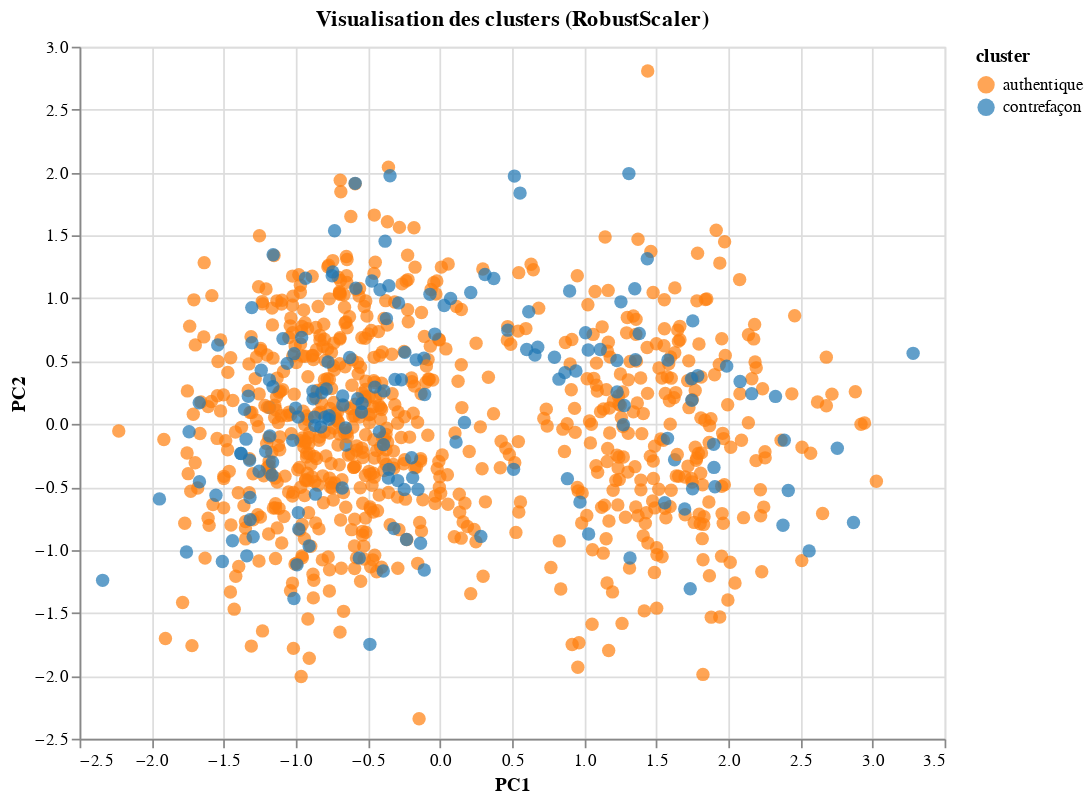
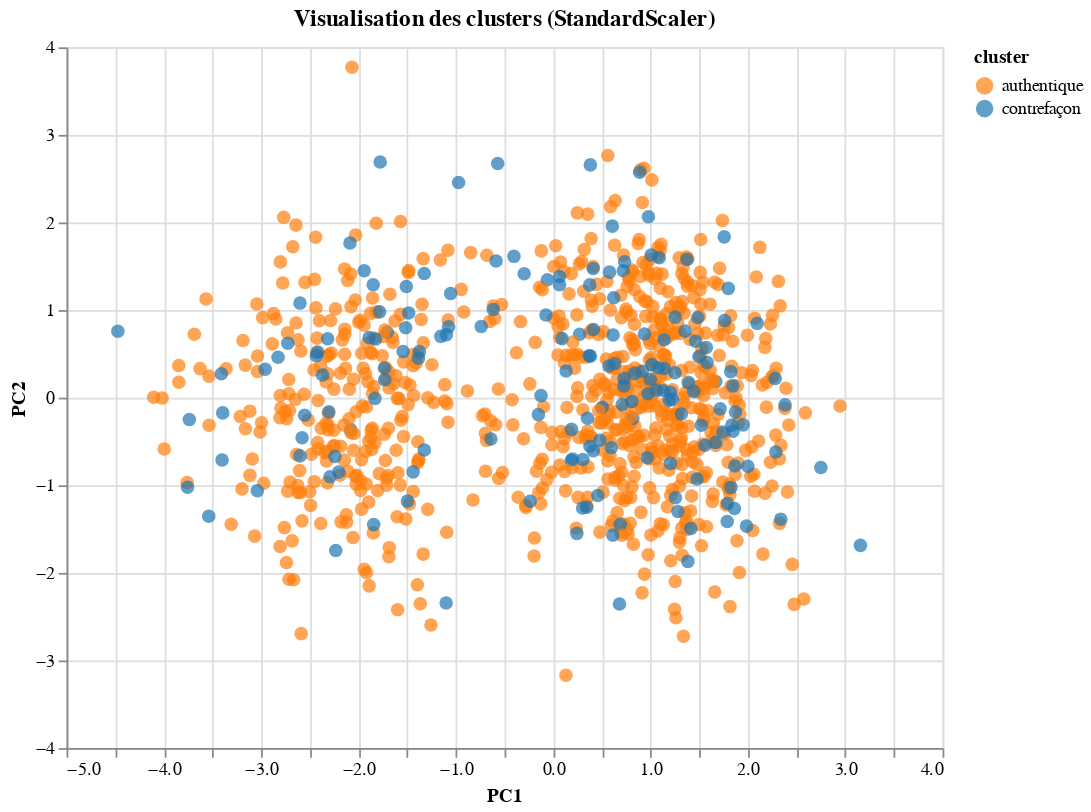

Notebook cell for these charts, in order:
### Code cell
# === APPLICATION SUR L'ENSEMBLE D'ENTRAÎNEMENT ET VISUALISATION ===

def cluster_stats(X_data, y_data, cluster_column):
    """
    Calcule les statistiques descriptives pour chaque cluster.

    Args:
        X_data: Le DataFrame des données.
        y_data: Les labels des données.
        cluster_column: Le nom de la colonne contenant les clusters.
    """
    for cluster in X_data[cluster_column].unique():
        print(f"\nCluster {cluster}:")
        print(X_data[X_data[cluster_column] == cluster].describe())
        # Filtrer y_data en utilisant les mêmes indices que X_data
        cluster_indices = X_data[cluster_column] == cluster
        proportion = y_data[cluster_indices].mean()
        print(f"\nProportion de billets authentiques (is_genuine = 1) dans le cluster {cluster}: {proportion}")


def model_metrics(y_true, y_pred, scaler_name):
    """
    Calcule les métriques d'évaluation du modèle (accuracy, précision, rappel, score F1).

    Args:
        y_true: Les vraies étiquettes.
        y_pred: Les étiquettes prédites.
        scaler_name: Le nom du scaler utilisé (e.g., "RobustScaler", "StandardScaler").
    """
    print(f"\nMétriques du modèle ({scaler_name}):")
    print("Accuracy:", accuracy_score(y_true, y_pred))
    print("Precision:", precision_score(y_true, y_pred))
    print("Recall:", recall_score(y_true, y_pred))
    print("F1-score:", f1_score(y_true, y_pred))


# === KMEANS ===
# Appliquer KMeans sur les données transformées par l'ACP avec RobustScaler
kmeans_robust = KMeans(n_clusters=n_clusters, random_state=42)
kmeans_robust.fit(pca_result_robust[:, :n_components])

# Appliquer KMeans sur les données transformées par l'ACP avec StandardScaler
kmeans_standard = KMeans(n_clusters=n_clusters, random_state=42)
kmeans_standard.fit(pca_result_standard[:, :n_components])

# Ajouter les labels de cluster au DataFrame d'entraînement
X_train['cluster_robust'] = kmeans_robust.labels_
X_train['cluster_standard'] = kmeans_standard.labels_

# Ajouter la colonne 'is_genuine' à X_train pour l'analyse des clusters
X_train['is_genuine'] = y_train 

# Initialiser les noms de clusters
cluster_names_robust = {
    0: 'authentique',
    1: 'contrefaçon'
}

cluster_names_standard = {
    0: 'authentique',
    1: 'contrefaçon'
}

# Ajuster les noms si nécessaire en fonction des moyennes
for cluster in [0, 1]:
    robust_mean = X_train[X_train['cluster_robust'] == cluster]['is_genuine'].mean()
    standard_mean = X_train[X_train['cluster_standard'] == cluster]['is_genuine'].mean()
    
    cluster_names_robust[cluster] = 'authentique' if robust_mean > 0.5 else 'contrefaçon'
    cluster_names_standard[cluster] = 'authentique' if standard_mean > 0.5 else 'contrefaçon'

# Appliquer les noms de cluster aux labels de cluster
X_train['cluster_robust_named'] = X_train['cluster_robust'].map(cluster_names_robust)
X_train['cluster_standard_named'] = X_train['cluster_standard'].map(cluster_names_standard)

# === VISUALISATION DES CLUSTERS ===

# Créer des DataFrames pour Altair avec les résultats de l'ACP et les clusters
df_pca_robust = pd.DataFrame(pca_result_robust[:, :2], columns=['PC1', 'PC2'])
df_pca_robust['cluster'] = X_train['cluster_robust'].map(cluster_names_robust)

df_pca_standard = pd.DataFrame(pca_result_standard[:, :2], columns=['PC1', 'PC2'])
df_pca_standard['cluster'] = X_train['cluster_standard'].map(cluster_names_standard)

# Définir les couleurs explicitement
color_scale = alt.Scale(
    domain=['authentique', 'contrefaçon'],
    range=['#ff7f0e', '#1f77b4']  # orange pour authentique, bleu pour contrefaçon
)

# Visualiser les clusters avec Altair (RobustScaler)
chart_robust = alt.Chart(df_pca_robust).mark_circle(size=60).encode(
    x='PC1',
    y='PC2',
    color=alt.Color('cluster:N', scale=color_scale),
    tooltip=['PC1', 'PC2', 'cluster']
).properties(
    title='Visualisation des clusters (RobustScaler)',
    width=500,
    height=400
).interactive()

# Visualiser les clusters avec Altair (StandardScaler)
chart_standard = alt.Chart(df_pca_standard).mark_circle(size=60).encode(
    x='PC1',
    y='PC2',
    color=alt.Color('cluster:N', scale=color_scale),
    tooltip=['PC1', 'PC2', 'cluster']
).properties(
    title='Visualisation des clusters (StandardScaler)',
    width=500,
    height=400
).interactive()

# Afficher les graphiques
chart_robust.display()
chart_standard.display()

# Vérifier la distribution des clusters
print("\nDistribution des clusters (RobustScaler):")
print(df_pca_robust['cluster'].value_counts())
print("\nDistribution des clusters (StandardScaler):")
print(df_pca_standard['cluster'].value_counts())

# === ANALYSE DES CLUSTERS ===

# Afficher les statistiques descriptives pour chaque cluster (RobustScaler)
print('Statistiques descriptives pour chaque cluster - Données d\'entraînement (RobustScaler)')
cluster_stats(X_train, y_train, 'cluster_robust_named')

# Afficher les statistiques descriptives pour chaque cluster (StandardScaler)
print('\nStatistiques descriptives pour chaque cluster - Données d\'entraînement (StandardScaler)')
cluster_stats(X_train, y_train, 'cluster_standard_named')

# Afficher la composition des clusters
print("\nComposition des clusters - Entraînement (RobustScaler) :")
print(y_train.groupby(X_train['cluster_robust_named']).value_counts(normalize=True))

print("\nComposition des clusters - Entraînement (StandardScaler) :")
print(y_train.groupby(X_train['cluster_standard_named']).value_counts(normalize=True))

# Interpréter les axes de l'ACP
correlations_robust = pd.DataFrame(
    pca_robust.components_.T,
    columns=[f'PC{i+1}' for i in range(pca_robust.n_components_)],
    index=numerical_features_train.columns
)
print("\nCorrélations entre les variables et les composantes principales (RobustScaler):")
print(correlations_robust)

correlations_standard = pd.DataFrame(
    pca_standard.components_.T,
    columns=[f'PC{i+1}' for i in range(pca_standard.n_components_)],
    index=numerical_features_train.columns
)
print("\nCorrélations entre les variables et les composantes principales (StandardScaler):")
print(correlations_standard)

# === MÉTRIQUES DE PERFORMANCE ===
# Convertir les noms de cluster en valeurs numériques
y_pred_robust = X_train['cluster_robust_named'].map({'authentique': 1, 'contrefaçon': 0})
y_pred_standard = X_train['cluster_standard_named'].map({'authentique': 1, 'contrefaçon': 0})

# Calculer les métriques
model_metrics(y_train, y_pred_robust, "RobustScaler - Données d'entraînement")
model_metrics(y_train, y_pred_standard, "StandardScaler - Données d'entraînement")

### Figure 1 — Vega-Lite specification as saved in the notebook (floating-point values rounded to 4 significant figures; data arrays with more than 128 entries replaced by an {"elided": "..."} marker saying what was removed)
{"config": {"view": {"continuousWidth": 300, "continuousHeight": 300}}, "data": {"name": "data-f1ee2cdaa0bde53669bd66b771bb2140"}, "mark": {"type": "circle", "size": 60}, "encoding": {"color": {"field": "cluster", "scale": {"domain": ["authentique", "contrefaçon"], "range": ["#ff7f0e", "#1f77b4"]}, "type": "nominal"}, "tooltip": [{"field": "PC1", "type": "quantitative"}, {"field": "PC2", "type": "quantitative"}, {"field": "cluster", "type": "nominal"}], "x": {"field": "PC1", "type": "quantitative"}, "y": {"field": "PC2", "type": "quantitative"}}, "height": 400, "params": [{"name": "param_1", "select": {"type": "interval", "encodings": ["x", "y"]}, "bind": "scales"}], "title": "Visualisation des clusters (RobustScaler)", "width": 500, "$schema": "https://vega.github.io/schema/vega-lite/v5.20.1.json", "datasets": {"data-f1ee2cdaa0bde53669bd66b771bb2140": {"elided": "1170 records"}}}

### Figure 2 — Vega-Lite specification as saved in the notebook (floating-point values rounded to 4 significant figures; data arrays with more than 128 entries replaced by an {"elided": "..."} marker saying what was removed)
{"config": {"view": {"continuousWidth": 300, "continuousHeight": 300}}, "data": {"name": "data-2696ef1c7e308fe8b9828a9175953c55"}, "mark": {"type": "circle", "size": 60}, "encoding": {"color": {"field": "cluster", "scale": {"domain": ["authentique", "contrefaçon"], "range": ["#ff7f0e", "#1f77b4"]}, "type": "nominal"}, "tooltip": [{"field": "PC1", "type": "quantitative"}, {"field": "PC2", "type": "quantitative"}, {"field": "cluster", "type": "nominal"}], "x": {"field": "PC1", "type": "quantitative"}, "y": {"field": "PC2", "type": "quantitative"}}, "height": 400, "params": [{"name": "param_2", "select": {"type": "interval", "encodings": ["x", "y"]}, "bind": "scales"}], "title": "Visualisation des clusters (StandardScaler)", "width": 500, "$schema": "https://vega.github.io/schema/vega-lite/v5.20.1.json", "datasets": {"data-2696ef1c7e308fe8b9828a9175953c55": {"elided": "1170 records"}}}
